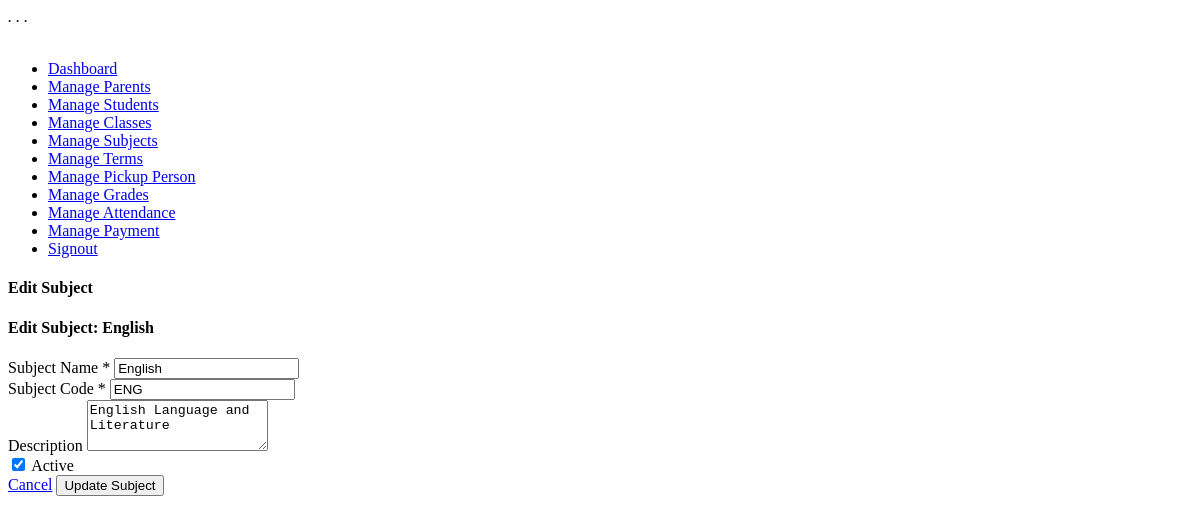
/edit_subjects.php?id=2 (signed in), run on the app's committed database.
### tables this page shows
CREATE TABLE IF NOT EXISTS `subjects` (
  `id` int(11) NOT NULL AUTO_INCREMENT,
  `subject_name` varchar(100) NOT NULL,
  `subject_code` varchar(20) UNIQUE NOT NULL,
  `description` text,
  `is_active` tinyint(1) DEFAULT '1',
  `created_at` timestamp NOT NULL DEFAULT CURRENT_TIMESTAMP,
  `updated_at` timestamp NOT NULL DEFAULT CURRENT_TIMESTAMP ON UPDATE CURRENT_TIMESTAMP,
  PRIMARY KEY (`id`)
);

### edit_subjects.php (the view, shortened to what this page needs)
<?php
include 'db.php';
$id = $_GET['id'] ?? null;
$query = "SELECT * FROM subjects WHERE id = ?";
$stmt = $conn->prepare($query);
$stmt->bind_param("i", $id);
$stmt->execute();
$result = $stmt->get_result();
$subject = $result->fetch_assoc();
?>
<?php include "header.php" ?>
<div id="main-wrapper">
    <?php include "sidebar.php"; ?>
    <div class="content-body">
        <div class="container">
            <div class="page-title">
                <h4>Edit Subject</h4>
            </div>
            <div class="row">
                <div class="col-xl-12">
                    <div class="card">
                        <div class="card-header">
                            <h4 class="card-title">Edit Subject: <?php echo htmlspecialchars($subject['subject_name']); ?></h4>
                        </div>
                        <div class="card-body">
                            <form method="POST" class="invoice-form">
                                <div class="row">
                                    <div class="col-xl-6">
                                        <div class="mb-3">
                                            <label class="form-label">Subject Name <span class="text-danger">*</span></label>
                                            <input type="text" name="subject_name" class="form-control" required
                                                   value="<?php echo htmlspecialchars($_POST['subject_name'] ?? $subject['subject_name']); ?>">
                                        </div>
                                        <div class="mb-3">
                                            <label class="form-label">Subject Code <span class="text-danger">*</span></label>
                                            <input type="text" name="subject_code" class="form-control" required
                                                   value="<?php echo htmlspecialchars($_POST['subject_code'] ?? $subject['subject_code']); ?>"
                                                   placeholder="e.g., MATH, ENG, SCI">
                                        </div>
                                    </div>
                                    <div class="col-xl-6">
                                        <div class="mb-3">
                                            <label class="form-label">Description</label>
                                            <textarea name="description" class="form-control" rows="3"
                                                      placeholder="Enter subject description"><?php echo htmlspecialchars($_POST['description'] ?? $subject['description'] ?? ''); ?></textarea>
                                        </div>
                                        <div class="mb-3">
                                            <div class="form-check">
                                                <input class="form-check-input" type="checkbox" name="is_active" id="is_active"
                                                       <?php echo (($_POST['is_active'] ?? $subject['is_active']) ? 'checked' : ''); ?>>
                                                <label class="form-check-label" for="is_active">
                                                    Active
                                                </label>
                                            </div>
                                        </div>
                                    </div>
                                </div>
                                <div class="row">
                                    <div class="col-12">
                                        <div class="d-flex justify-content-end">
                                            <a href="manage_subjects.php" class="btn btn-secondary me-2">Cancel</a>
                                            <button type="submit" class="btn btn-primary">Update Subject</button>
                                        </div>
                                    </div>
                                </div>
                            </form>
                        </div>
                    </div>
                </div>
            </div>
        </div>
    </div>
</div>
<?php include "footer.php" ?>

### data on the page
subjects: subject_name "English", subject_code "ENG", description "English Language and Literature", is_active "☑"
